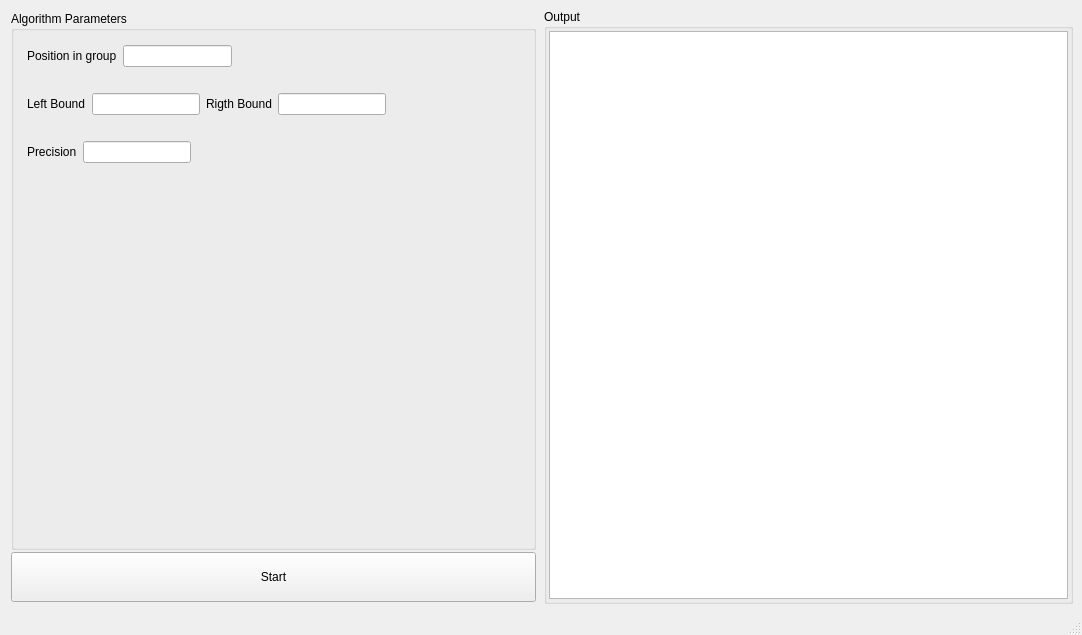
<?xml version="1.0" encoding="UTF-8"?>
<ui version="4.0">
 <class>MainWindow</class>
 <widget class="QMainWindow" name="MainWindow">
  <property name="geometry">
   <rect>
    <x>0</x>
    <y>0</y>
    <width>1082</width>
    <height>635</height>
   </rect>
  </property>
  <property name="windowTitle">
   <string>MainWindow</string>
  </property>
  <widget class="QWidget" name="centralwidget">
   <layout class="QHBoxLayout" name="horizontalLayout">
    <item>
     <widget class="QWidget" name="verticalWidget" native="true">
      <property name="minimumSize">
       <size>
        <width>430</width>
        <height>2</height>
       </size>
      </property>
      <layout class="QVBoxLayout" name="verticalLayout_2">
       <property name="spacing">
        <number>2</number>
       </property>
       <property name="leftMargin">
        <number>2</number>
       </property>
       <property name="topMargin">
        <number>2</number>
       </property>
       <property name="rightMargin">
        <number>2</number>
       </property>
       <property name="bottomMargin">
        <number>2</number>
       </property>
       <item>
        <widget class="QGroupBox" name="algorithm_2">
         <property name="enabled">
          <bool>true</bool>
         </property>
         <property name="sizePolicy">
          <sizepolicy hsizetype="Preferred" vsizetype="Preferred">
           <horstretch>0</horstretch>
           <verstretch>0</verstretch>
          </sizepolicy>
         </property>
         <property name="minimumSize">
          <size>
           <width>0</width>
           <height>0</height>
          </size>
         </property>
         <property name="title">
          <string>Algorithm Parameters</string>
         </property>
         <layout class="QFormLayout" name="formLayout">
          <property name="rowWrapPolicy">
           <enum>QFormLayout::WrapAllRows</enum>
          </property>
          <property name="labelAlignment">
           <set>Qt::AlignLeading|Qt::AlignLeft|Qt::AlignTop</set>
          </property>
          <property name="leftMargin">
           <number>4</number>
          </property>
          <property name="topMargin">
           <number>4</number>
          </property>
          <property name="rightMargin">
           <number>4</number>
          </property>
          <property name="bottomMargin">
           <number>4</number>
          </property>
          <item row="0" column="0">
           <widget class="QWidget" name="prec_3" native="true">
            <property name="minimumSize">
             <size>
              <width>223</width>
              <height>42</height>
             </size>
            </property>
            <property name="maximumSize">
             <size>
              <width>16777215</width>
              <height>50</height>
             </size>
            </property>
            <layout class="QHBoxLayout" name="horizontalLayout_8">
             <item>
              <widget class="QLabel" name="label_16">
               <property name="text">
                <string>Position in group</string>
               </property>
              </widget>
             </item>
             <item>
              <widget class="QLineEdit" name="groupPos"/>
             </item>
            </layout>
           </widget>
          </item>
          <item row="1" column="0">
           <widget class="QWidget" name="horizontalWidget_3" native="true">
            <property name="minimumSize">
             <size>
              <width>376</width>
              <height>42</height>
             </size>
            </property>
            <property name="maximumSize">
             <size>
              <width>16777215</width>
              <height>50</height>
             </size>
            </property>
            <property name="baseSize">
             <size>
              <width>0</width>
              <height>0</height>
             </size>
            </property>
            <layout class="QHBoxLayout" name="horizontalLayout_6">
             <item>
              <widget class="QLabel" name="label_13">
               <property name="text">
                <string>Left Bound</string>
               </property>
              </widget>
             </item>
             <item>
              <widget class="QLineEdit" name="leftBound"/>
             </item>
             <item>
              <widget class="QLabel" name="label_14">
               <property name="text">
                <string>Rigth Bound</string>
               </property>
              </widget>
             </item>
             <item>
              <widget class="QLineEdit" name="rightBound"/>
             </item>
            </layout>
           </widget>
          </item>
          <item row="2" column="0">
           <widget class="QWidget" name="prec_2" native="true">
            <property name="minimumSize">
             <size>
              <width>180</width>
              <height>42</height>
             </size>
            </property>
            <property name="maximumSize">
             <size>
              <width>16777215</width>
              <height>50</height>
             </size>
            </property>
            <layout class="QHBoxLayout" name="horizontalLayout_7">
             <item>
              <widget class="QLabel" name="label_15">
               <property name="text">
                <string>Precision</string>
               </property>
              </widget>
             </item>
             <item>
              <widget class="QLineEdit" name="tolerance"/>
             </item>
            </layout>
           </widget>
          </item>
         </layout>
        </widget>
       </item>
       <item>
        <widget class="QPushButton" name="pushButton">
         <property name="minimumSize">
          <size>
           <width>0</width>
           <height>50</height>
          </size>
         </property>
         <property name="text">
          <string>Start</string>
         </property>
        </widget>
       </item>
      </layout>
     </widget>
    </item>
    <item>
     <widget class="QGroupBox" name="verticalGroupBox">
      <property name="title">
       <string>Output</string>
      </property>
      <layout class="QVBoxLayout" name="verticalLayout">
       <property name="leftMargin">
        <number>2</number>
       </property>
       <property name="topMargin">
        <number>2</number>
       </property>
       <property name="rightMargin">
        <number>2</number>
       </property>
       <property name="bottomMargin">
        <number>2</number>
       </property>
       <item>
        <widget class="QPlainTextEdit" name="output">
         <property name="readOnly">
          <bool>true</bool>
         </property>
        </widget>
       </item>
      </layout>
     </widget>
    </item>
   </layout>
  </widget>
  <widget class="QMenuBar" name="menubar">
   <property name="geometry">
    <rect>
     <x>0</x>
     <y>0</y>
     <width>1082</width>
     <height>21</height>
    </rect>
   </property>
  </widget>
  <widget class="QStatusBar" name="statusbar"/>
 </widget>
 <resources/>
 <connections/>
</ui>
